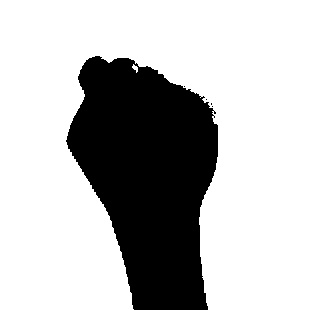
#> input picture T194/Backend/OpenCV/data/test/0/0.jpg, 310 x 310 px, given in place of the camera
$ python JSWriter.py
#> lines starting #> are read from the running program, lines starting #| are printed output that depends on the picture; after the words box and inside, x2 and y2 are one past the last pixel; in counts of white or black regions, pixels touching at a corner belong together
#> further down, frame is the input picture: shape (310, 310, 3); min 0, max 255, mean 186
### T194/Backend/OpenCV/Process.py
import cv2
import numpy as np

class BlackBoard():
    def __init__(self,img,i,cor,board):
#> called with i = 0
        self.cor=cor
        self.frame=img
        self.range=np.load('ohyea.npy')
#> (reads T194/Backend/OpenCV/ohyea.npy from the repository)
        self.board=board
#> self.board: shape (480, 640, 3); every value is 0
        self.flag=1
        self.i=i
        self.draw()

    def draw(self):
        self.frame=cv2.flip(self.frame,1)
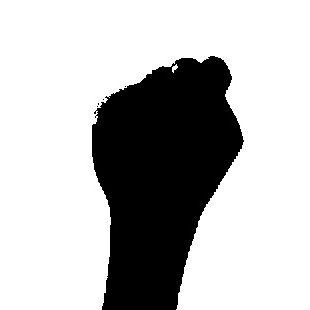
#> self.frame: shape (310, 310, 3); min 0, max 255, mean 186
        if self.board is None:
            self.board=np.zeros_like(self.frame)
        mask=self.CreateMask()
        contours=self.DetectContour(mask)
        self.DrawLine(contours)
        self.Display()

    def CreateMask(self):
        hsv=cv2.cvtColor(self.frame, cv2.COLOR_BGR2HSV)
#> hsv: shape (310, 310, 3); mean H, S, V 0, 0, 186
        low=self.range[0]
        up=self.range[1]
        mask=cv2.inRange(hsv,low,up)
#> mask: shape (310, 310); every value is 0
        return mask

    def DetectContour(self,mask):
        contours,hierarchy=cv2.findContours(mask,cv2.RETR_EXTERNAL,cv2.CHAIN_APPROX_SIMPLE)
#> contours = []
        return contours

    def DrawLine(self, contours):
        if contours and cv2.contourArea(max(contours,key=cv2.contourArea))>100:
            cv2.circle(self.frame,(10,10),10,(0,255,0),-1)
            c=max(contours,key=cv2.contourArea)
            x2,y2,w,h=cv2.boundingRect(c)
            if self.cor[0][0] == 0 and self.cor[0][1]==0:
                self.cor[0] = (x2,y2)
            else:
                # for i in range(1, len(self.cor)-1):
                self.board = cv2.line(self.board, self.cor[0], (x2,y2),[255 * self.flag, 0, 0],10)
            self.cor[0]=(x2,y2)
        else:
            # self.cor[0]=(0,0)
            cv2.circle(self.frame,(10,10),10,(0,0,255),-1)
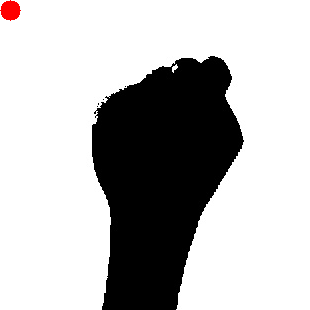
#> self.frame: shape (310, 310, 3); 0.33% of pixels changed, all inside (x1, y1, x2, y2) = (0, 0, 21, 21)
            # for i in range(1, len(self.cor) - 1):
            #     self.board = cv2.line(self.board, self.cor[i], self.cor[i + 1], [255 * self.flag, 0, 0], 10)
            return list(self.cor)

    def Display(self):
#> (the run stopped early here; a loop or call above may not have finished)
